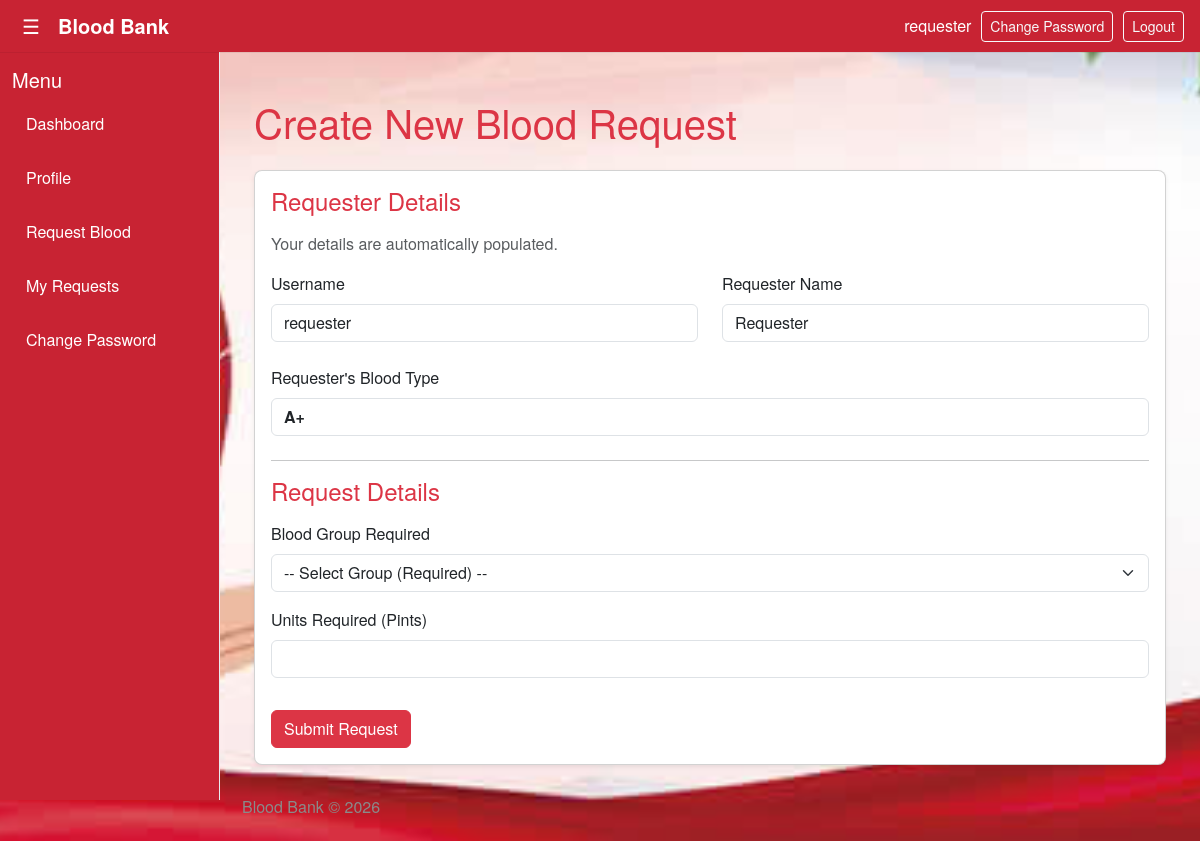
Page /request/create (signed in) on the committed database.
### tables this page shows
CREATE TABLE users (
            id INTEGER PRIMARY KEY,
            name TEXT,
            email_id TEXT UNIQUE,
            phone TEXT,
            username TEXT UNIQUE NOT NULL,
            password_hash TEXT NOT NULL,
            role TEXT NOT NULL DEFAULT 'donor',
            linked_entity_id INTEGER,
            created_at TIMESTAMP DEFAULT CURRENT_TIMESTAMP,
            is_active INTEGER DEFAULT 1,
            profile_pic TEXT,
            blood_type TEXT
        , total_units INTEGER DEFAULT 0, last_donation TIMESTAMP);

### bb.py (the view, shortened to what this page needs)
@app.route("/request/create", methods=["GET", "POST"])
@login_required
def create_request():
    is_requester_role = current_user.role == 'requester'
    requester_data = {
        'requester_id': None,
        'requester_username': None,
        'requester_name': None,
        'requester_blood_type': None
    }
    requesters_list = [] # List for dropdown (Admin/Staff only)
    if is_requester_role:
        requester_data = {
            'requester_id': current_user.id,
            'requester_username': current_user.username,
            'requester_name': getattr(current_user, 'name', current_user.username),
            'requester_blood_type': getattr(current_user, 'blood_type', 'Unknown'),
        }
    else:
        requesters_list = get_requesters_data()
    return render_template("create_request.html",
                           is_requester_role=is_requester_role,
                           requester=requester_data,
                           requesters_list=requesters_list)

### bb.py (called while the page is built)
def get_db():
    conn = sqlite3.connect(DB_PATH)
    conn.row_factory = sqlite3.Row
    return conn

def db_fetchone(sql, params=()):
    conn = get_db()
    try:
        cur = conn.cursor()
        cur.execute(sql, params)
        row = cur.fetchone()
        return row
    finally:
        if conn:
            conn.close()

def row_get(row, key, default=None):
    if row is None:
        return default
    try:
        return row[key]
    except Exception:
        try:
            return dict(row).get(key, default)
        except Exception:
            return default

@login_manager.user_loader
def load_user(user_id):
    row = db_fetchone(
        """
        SELECT
            id, username, role, password_hash, name,
            blood_type, linked_entity_id, is_active, email_id, phone
        FROM users WHERE id = ?
        """,
        (user_id,)
    )
    if row:
        return User(row)
    return None

@app.context_processor
def inject_helpers():
    def current_year():
        return datetime.utcnow().year
    def utcnow():
        return datetime.utcnow().isoformat(sep=' ', timespec='seconds')
    return {"current_year": current_year, "utcnow": utcnow}

    @property
    def is_active(self):
        return self._is_active

### templates/create_request.html (shortened to what this page needs)
{% extends "base.html" %}
{% block content %}
<div class="container mt-4">
    <h1 class="text-danger mb-4">Create New Blood Request</h1>
    <div class="card shadow-sm">
        <div class="card-body">
            <form method="post">
                <h4 class="mb-3 text-danger">Requester Details</h4>
                {% if is_requester_role %}
                <p class="text-muted">Your details are automatically populated.</p>
                <div class="row">
                    <div class="col-md-6 mb-3">
                        <label class="form-label">Username</label>
                        <input type="text" class="form-control" value="{{ requester.requester_username }}" readonly>
                    </div>
                    <div class="col-md-6 mb-4">
                        <label class="form-label">Requester Name</label>
                        <input type="text" class="form-control" value="{{ requester.requester_name }}" readonly>
                    </div>
                </div>
                <div class="mb-4">
                    <label class="form-label">Requester's Blood Type</label>
                    <input type="text" class="form-control fw-bold" value="{{ requester.requester_blood_type }}" readonly>
                </div>
                {% endif %}
                <hr class="mt-0">
                <h4 class="mb-3 text-danger">Request Details</h4>
                <div class="mb-3">
                    <label for="blood_group" class="form-label">Blood Group Required</label>
                    <select name="blood_group" id="blood_group" class="form-select">
                        <option value="">-- Select Group (Required) --</option>
                    </select>
                </div>
                <div class="mb-3">
                    <label for="units" class="form-label">Units Required (Pints)</label>
                    <input type="number" name="units" id="units" class="form-control" min="1" required>
                </div>
                <button type="submit" class="btn btn-danger mt-3">Submit Request</button>
            </form>
        </div>
    </div>
</div>
{% endblock %}

### templates/base.html (shortened to what this page needs)
<!doctype html>
<html lang="en">
<head>
  <link href="https://cdn.jsdelivr.net/npm/bootstrap@5.3.2/dist/css/bootstrap.min.css" rel="stylesheet">
  <link rel="stylesheet" href="{{ url_for('static', filename='css/style.css') }}">
</head>
<body>
  <div class="topbar">
    <div style="display:flex;align-items:center">
      <button id="menu-toggle" class="hamburger">&#9776;</button>
      <div class="brand">Blood Bank</div>
    </div>
    <div class="top-actions">
      {% if current_user.is_authenticated %}
        <div style="color:white; text-transform:lowercase;">{{ current_user.username }}</div>
        <a href="{{ url_for('change_password') }}" class="btn btn-sm btn-outline-light">Change Password</a>
        <a href="{{ url_for('logout') }}" class="btn btn-sm btn-outline-light">Logout</a>
      {% endif %}
    </div>
  </div>
  <div class="layout">
    <aside id="sidebar" class="sidebar">
      <h5>Menu</h5>
      <ul class="nav-list">
        {% if not current_user.is_authenticated %}
          <li><a href="{{ url_for('register_donor') }}">Register as Donor</a></li>
          <li><a href="{{ url_for('register_requester') }}">Register as Requester</a></li>
        {% else %}
          {% if current_user.role in ['admin','staff'] %}
            <li><a class="{% if request.endpoint == 'dashboard' %}active{% endif %}" href="{{ url_for('dashboard') }}">Dashboard</a></li>
            <li><a class="{% if request.endpoint == 'requests_page' %}active{% endif %}" href="{{ url_for('requests_page') }}">View Requests</a></li>
            <li><a class="{% if request.endpoint == 'record_donation' %}active{% endif %}" href="{{ url_for('record_donation') }}">Record Donation</a></li>
            <li><a class="{% if request.endpoint == 'issue_blood' %}active{% endif %}" href="{{ url_for('issue_blood') }}">Issue Blood</a></li>
            <li><a class="{% if request.endpoint == 'donations_report' %}active{% endif %}" href="{{ url_for('donations_report') }}">Donations Report</a></li>
            <li><a class="{% if request.endpoint == 'store_report' %}active{% endif %}" href="{{ url_for('store_report') }}">Store Report</a></li>
            <li><a class="{% if request.endpoint == 'users' %}active{% endif %}" href="{{ url_for('users') }}">Manage Users</a></li>
          {% elif current_user.role == 'requester' %}
            <li><a class="{% if request.endpoint == 'dashboard' %}active{% endif %}" href="{{ url_for('dashboard') }}">Dashboard</a></li>
            <li><a class="{% if request.endpoint == 'profile' %}active{% endif %}" href="{{ url_for('my_profile') }}">Profile</a></li>
            <li><a href="{{ url_for('create_request') }}">Request Blood</a></li>
            <li><a href="{{ url_for('requests_page') }}">My Requests</a></li>
            <li><a href="{{ url_for('change_password') }}">Change Password</a></li>
          {% endif %}
        {% endif %}
      </ul>
    </aside>
    <main class="content">
      {% block content %}{% endblock %}
      <footer class="site-footer">
        Blood Bank © {{ current_year() }}
      </footer>
    </main>
  </div>
</body>
</html>

### static/css/style.css (style rules this page uses)
body { background: #f8f9fa; font-family: system-ui, -apple-system, "Segoe UI", Roboto, "Helvetica Neue", Arial; }
.sidebar { height: 100vh; border-right: 1px solid #e9ecef; }
.card { border-radius: 8px; }
.btn-sm { padding: .25rem .5rem; }

### rows in the picture
users: username "requester", requester_username "requester", requester_name "Requester", requester_blood_type "A+"

### other values in the picture
{{ current_year() }} "2026"
